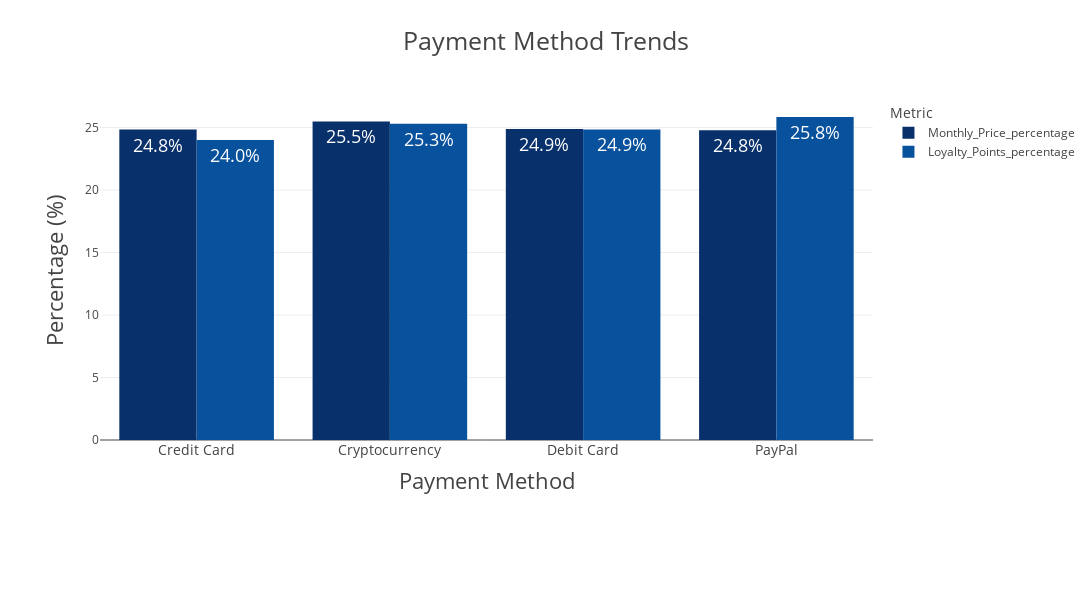

Here is the notebook cell this chart was saved with:
### Code cell
paypal = ['PayPal']
others = pay_trends[pay_trends['Payment_Method'] != 'PayPal'].sort_values(
    'Monthly_Price_percentage', ascending=False)['Payment_Method'].tolist()
custom_order = paypal + others

pay_trends['Payment_Method'] = pd.Categorical(
    pay_trends['Payment_Method'], categories=custom_order, ordered=True)

melted = pay_trends.melt(
    id_vars='Payment_Method',
    value_vars=['Monthly_Price_percentage', 'Loyalty_Points_percentage'],
    var_name='Metric',
    value_name='Percentage'
)

# Create the bar chart
fig = px.bar(
    melted,
    x='Payment_Method',
    y='Percentage',
    color='Metric',
    barmode='group',
    title="Payment Method Trends",
    text='Percentage',
    color_discrete_sequence=px.colors.sequential.Blues_r,
    height=600,
    width=1100
)

fig.update_traces(
    texttemplate='%{text:.1f}%',
    textposition='inside',
    marker_line_width=0
)

# Update layout
fig.update_layout(
    xaxis_title="Payment Method",
    yaxis_title="Percentage (%)",
    template="presentation",
    showlegend=True,
    legend_title_text="Metric",
    margin=dict(l=100, r=60, t=100, b=160),
    paper_bgcolor="rgba(0,0,0,0)",
    plot_bgcolor="rgba(0,0,0,0)",
    xaxis=dict(
        tickfont=dict(size=14),
        tickangle=0
    ),
    yaxis=dict(
        tickfont=dict(size=12)
    ),
    legend=dict(
        font=dict(size=12)
    )
)

fig.show()

fig.write_image(os.path.join(result_dir, 'Payment_Method_Trends_Bar_chart.jpg'))
fig.write_image(os.path.join(result_dir, 'Payment_Method_Trends_Bar_chart.png'))
fig.write_html(os.path.join(result_dir, 'Payment_Method_Trends_Bar_chart.html'))

### Figure 1 — Plotly figure (JSON) as saved in the notebook; plotly's stock layout.template omitted (floating-point values rounded to 4 significant figures)
{"data": [{"alignmentgroup": "True", "hovertemplate": "Metric=Monthly_Price_percentage<br>Payment_Method=%{x}<br>Percentage=%{text}<extra></extra>", "legendgroup": "Monthly_Price_percentage", "marker": {"color": "rgb(8,48,107)", "line": {"width": 0}, "pattern": {"shape": ""}}, "name": "Monthly_Price_percentage", "offsetgroup": "Monthly_Price_percentage", "orientation": "v", "showlegend": true, "text": [24.84, 25.49, 24.89, 24.78], "textposition": "inside", "texttemplate": "%{text:.1f}%", "type": "bar", "x": ["Credit Card", "Cryptocurrency", "Debit Card", "PayPal"], "xaxis": "x", "y": [24.84, 25.49, 24.89, 24.78], "yaxis": "y"}, {"alignmentgroup": "True", "hovertemplate": "Metric=Loyalty_Points_percentage<br>Payment_Method=%{x}<br>Percentage=%{text}<extra></extra>", "legendgroup": "Loyalty_Points_percentage", "marker": {"color": "rgb(8,81,156)", "line": {"width": 0}, "pattern": {"shape": ""}}, "name": "Loyalty_Points_percentage", "offsetgroup": "Loyalty_Points_percentage", "orientation": "v", "showlegend": true, "text": [24.01, 25.3, 24.85, 25.84], "textposition": "inside", "texttemplate": "%{text:.1f}%", "type": "bar", "x": ["Credit Card", "Cryptocurrency", "Debit Card", "PayPal"], "xaxis": "x", "y": [24.01, 25.3, 24.85, 25.84], "yaxis": "y"}], "layout": {"barmode": "group", "height": 600, "legend": {"font": {"size": 12}, "title": {"text": "Metric"}, "tracegroupgap": 0}, "margin": {"b": 160, "l": 100, "r": 60, "t": 100}, "paper_bgcolor": "rgba(0, 0, 0, 0)", "plot_bgcolor": "rgba(0, 0, 0, 0)", "showlegend": true, "title": {"text": "Payment Method Trends"}, "width": 1100, "xaxis": {"anchor": "y", "autorange": true, "domain": [0, 1], "range": [-0.5, 3.5], "tickangle": 0, "tickfont": {"size": 14}, "title": {"text": "Payment Method"}, "type": "category"}, "yaxis": {"anchor": "x", "autorange": true, "domain": [0, 1], "range": [0, 27.2], "tickfont": {"size": 12}, "title": {"text": "Percentage (%)"}, "type": "linear"}}}
